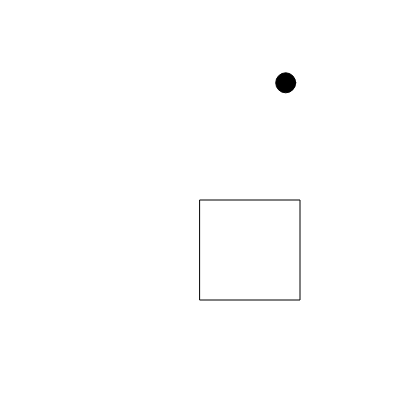
Frame 1 (no input)
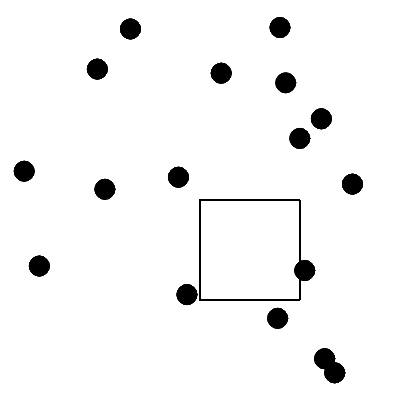
Frame 60 (no input)
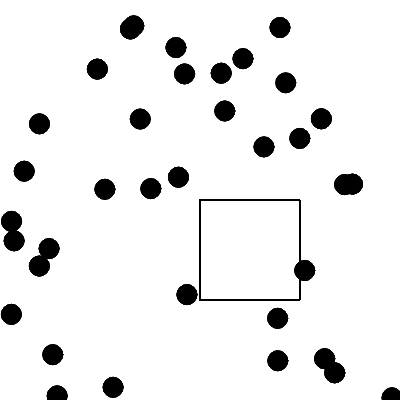
Frame 120 (the mouse pressed at the canvas centre since frame 60)

The p5.js sketch that drew these frames (run headless with seeded random() and noise() and a simulated clock; from frame 60 on, the mouse is pressed at the canvas centre):

// p5.js sketch
// ── sketch.js
var interval = 50;
var prevMillis = 0;;

var posX = 0;
var posY = 0;


function setup() {
    createCanvas(400, 400);
    background(255);

    posX = random(width);
    posY = random(height);

}


function draw() {
    noFill();
    rect(200,200,100,100);
    if (millis() - prevMillis >= interval) {
        posX = random(width);
        posY = random(height);
        prevMillis = millis();
    }

    if (posX > 200 && posX < 300 && posY > 200 && posY < 300) {

    } else {
        fill(0);
        ellipse(posX, posY, 20, 20);

    }
}
